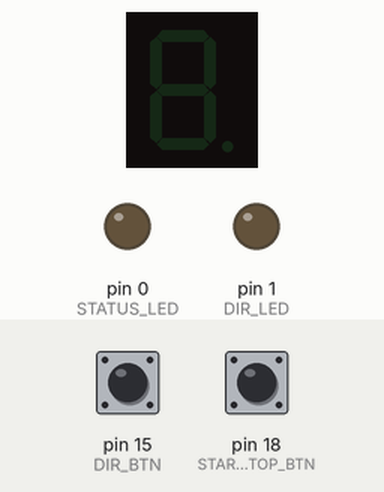
Recording of a sketch running on a simulated Arduino Uno, built with avr-gcc and run on an emulated ATmega328P. Parts: 1-digit seven-segment display, output pins drawn as LEDs (lit = HIGH). Wiring (inferred from the names in the program): 1-digit 7-segment display, segments lit when HIGH: segments pin 8, pin 7, pin 6, pin 5, pin 4, pin 3, pin 2. Inputs (shaded band) come from the test bench; at power-on: pin 18 (START_STOP_BTN) HIGH, pin 15 (DIR_BTN) HIGH. The segment pins are drawn as the display they are named for; pins used as bus, display or sensor lines are not drawn.

Above: at 1.2 s.
1.3 s: pin 18 (START_STOP_BTN) pulled LOW for 0.15 s
At 1.6 s:
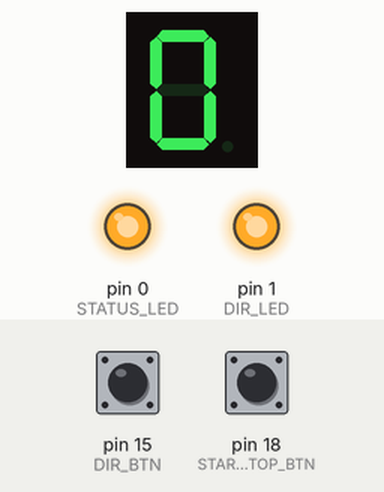
4.4 s: pin 15 (DIR_BTN) pulled LOW for 3.2 s
At 8.1 s:
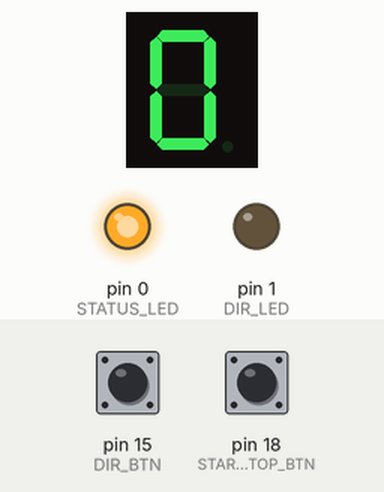
10.6 s: pin 18 (START_STOP_BTN) pulled LOW for 3.2 s
Timing chart, 0 to 13.6 s (numbered marks = the images above; inputs shaded):
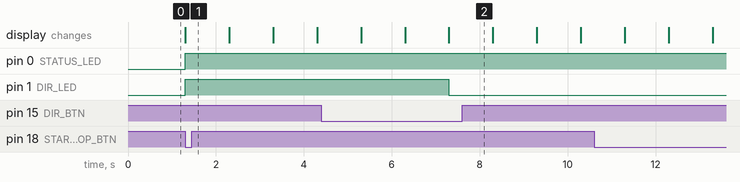

The sketch:

code.ino
```cpp
#define MODE_BTN 19
#define START_STOP_BTN 18
#define SPEED_UP_BTN 17
#define SPEED_DOWN_BTN 16
#define DIR_BTN 15

#define STATUS_LED 0
#define DIR_LED 1

#define SEG_A 8
#define SEG_B 7
#define SEG_C 6
#define SEG_D 5
#define SEG_E 4
#define SEG_F 3
#define SEG_G 2

const uint8_t SEG_7[7] = {
  SEG_A,
  SEG_B,
  SEG_C,
  SEG_D,
  SEG_E,
  SEG_F,
  SEG_G
};


//?~ states
bool status = 0;  //!~ 0=off, 1=on
bool dir = 1;     //!~ 0=reverse, 1=forward


void display_mode(char ch);


void setup() {
  //?~ btns setup
  pinMode(MODE_BTN, INPUT_PULLUP);
  pinMode(START_STOP_BTN, INPUT_PULLUP);
  pinMode(SPEED_UP_BTN, INPUT_PULLUP);
  pinMode(SPEED_DOWN_BTN, INPUT_PULLUP);
  pinMode(DIR_BTN, INPUT_PULLUP);
  //?~ leds setup
  pinMode(STATUS_LED, OUTPUT);
  pinMode(DIR_LED, OUTPUT);
  //?~ 7-segments setup
  for(uint8_t i = 0; i < 7; i++) pinMode(SEG_7[i], OUTPUT);
}


void loop() {

  if(!digitalRead(START_STOP_BTN)) status = !status;

  if(status) {
    if(!digitalRead(DIR_BTN)) dir = !dir;
    digitalWrite(STATUS_LED, 1);
    digitalWrite(DIR_LED, dir);
    display_mode('0');
    delay(1000);
    display_mode('1');
    delay(1000);
    display_mode('2');
    delay(1000);
    display_mode('3');
    delay(1000);
    display_mode('4');
    delay(1000);
    display_mode('E');
    delay(1000);
  }
  else {
    digitalWrite(STATUS_LED, 0);
    digitalWrite(DIR_LED, 0);
  }

}


void display_mode(char ch)	{
  switch(ch) {
    case '0':
      digitalWrite(SEG_7[0], 1);
      digitalWrite(SEG_7[1], 1);
      digitalWrite(SEG_7[2], 1);
      digitalWrite(SEG_7[3], 1);
      digitalWrite(SEG_7[4], 1);
      digitalWrite(SEG_7[5], 1);
      digitalWrite(SEG_7[6], 0);
    break;
    case '1':
      digitalWrite(SEG_7[0], 0);
      digitalWrite(SEG_7[1], 1);
      digitalWrite(SEG_7[2], 1);
      digitalWrite(SEG_7[3], 0);
      digitalWrite(SEG_7[4], 0);
      digitalWrite(SEG_7[5], 0);
      digitalWrite(SEG_7[6], 0);
    break;
    case '2':
      digitalWrite(SEG_7[0], 1);
      digitalWrite(SEG_7[1], 1);
      digitalWrite(SEG_7[2], 0);
      digitalWrite(SEG_7[3], 1);
      digitalWrite(SEG_7[4], 1);
      digitalWrite(SEG_7[5], 0);
      digitalWrite(SEG_7[6], 1);
    break;
    case '3':
      digitalWrite(SEG_7[0], 1);
      digitalWrite(SEG_7[1], 1);
      digitalWrite(SEG_7[2], 1);
      digitalWrite(SEG_7[3], 1);
      digitalWrite(SEG_7[4], 0);
      digitalWrite(SEG_7[5], 0);
      digitalWrite(SEG_7[6], 1);
    break;
    case '4':
      digitalWrite(SEG_7[0], 0);
      digitalWrite(SEG_7[1], 1);
      digitalWrite(SEG_7[2], 1);
      digitalWrite(SEG_7[3], 0);
      digitalWrite(SEG_7[4], 0);
      digitalWrite(SEG_7[5], 1);
      digitalWrite(SEG_7[6], 1);
    break;
    default:
      digitalWrite(SEG_7[0], 0);
      digitalWrite(SEG_7[1], 0);
      digitalWrite(SEG_7[2], 0);
      digitalWrite(SEG_7[3], 0);
      digitalWrite(SEG_7[4], 0);
      digitalWrite(SEG_7[5], 0);
      digitalWrite(SEG_7[6], 0);
    break;
  }
}
```

Measured:
- after the input at 1.3 s, pin 0 (STATUS_LED), pin 1 (DIR_LED): LOW → HIGH at once; the display: changes at once (image 1)
- after the input at 4.4 s, pin 1 (DIR_LED): HIGH → LOW after 2.9 s
